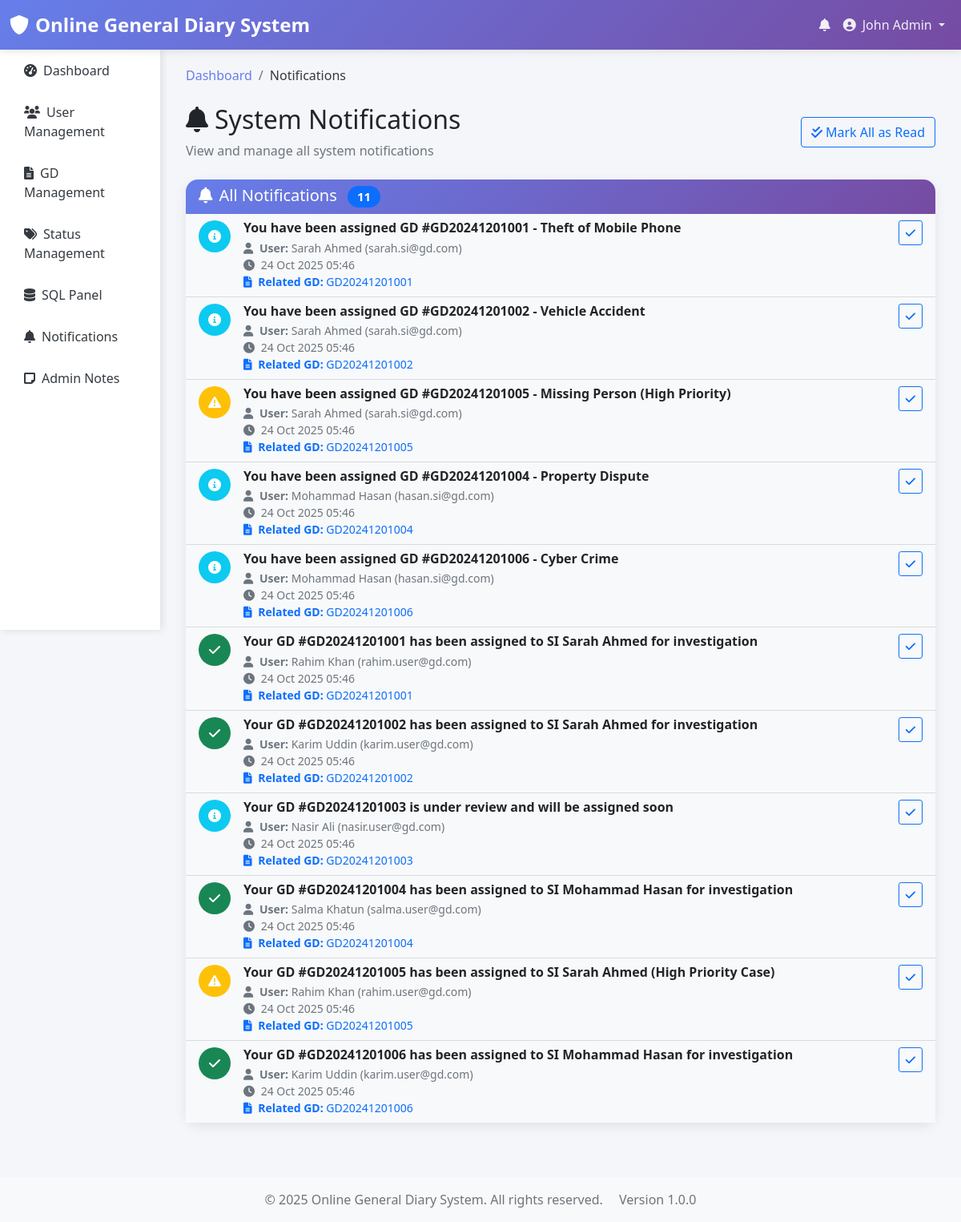
The page /admin/notifications.php (signed in) on the database its author committed.
### tables this page shows
CREATE TABLE IF NOT EXISTS users (
    user_id INT AUTO_INCREMENT PRIMARY KEY,
    f_name VARCHAR(50) NOT NULL,
    l_name VARCHAR(50) NOT NULL,
    email VARCHAR(100) UNIQUE NOT NULL,
    password VARCHAR(255) NOT NULL,
    phone VARCHAR(20),
    nid VARCHAR(20) UNIQUE,
    address TEXT,
    role ENUM('admin', 'si', 'user') NOT NULL DEFAULT 'user',
    is_active BOOLEAN DEFAULT TRUE,
    created_at TIMESTAMP DEFAULT CURRENT_TIMESTAMP,
    updated_at TIMESTAMP DEFAULT CURRENT_TIMESTAMP ON UPDATE CURRENT_TIMESTAMP,
    INDEX idx_email (email),
    INDEX idx_role (role),
    INDEX idx_nid (nid)
);

CREATE TABLE IF NOT EXISTS notifications (
    notif_id INT AUTO_INCREMENT PRIMARY KEY,
    user_id INT NOT NULL,
    gd_id INT NULL,
    message TEXT NOT NULL,
    type ENUM('info', 'warning', 'success', 'error') DEFAULT 'info',
    is_read BOOLEAN DEFAULT FALSE,
    created_at TIMESTAMP DEFAULT CURRENT_TIMESTAMP,
    FOREIGN KEY (user_id) REFERENCES users(user_id) ON DELETE CASCADE,
    FOREIGN KEY (gd_id) REFERENCES gds(gd_id) ON DELETE CASCADE,
    INDEX idx_user_id (user_id),
    INDEX idx_gd_id (gd_id),
    INDEX idx_is_read (is_read),
    INDEX idx_created_at (created_at)
);

CREATE TABLE IF NOT EXISTS gds (
    gd_id INT AUTO_INCREMENT PRIMARY KEY,
    gd_number VARCHAR(20) UNIQUE NOT NULL,
    user_id INT NOT NULL,
    status_id INT NOT NULL,
    assigned_si_id INT NULL,  
    subject VARCHAR(200) NOT NULL,
    description TEXT NOT NULL,
    incident_date DATE NOT NULL,
    incident_time TIME NOT NULL,
    location VARCHAR(200) NOT NULL,
    created_at TIMESTAMP DEFAULT CURRENT_TIMESTAMP,
    updated_at TIMESTAMP DEFAULT CURRENT_TIMESTAMP ON UPDATE CURRENT_TIMESTAMP,
    FOREIGN KEY (user_id) REFERENCES users(user_id) ON DELETE CASCADE,
    FOREIGN KEY (status_id) REFERENCES gd_statuses(status_id) ON DELETE RESTRICT,
    FOREIGN KEY (assigned_si_id) REFERENCES users(user_id) ON DELETE SET NULL,
    INDEX idx_gd_number (gd_number),
    INDEX idx_user_id (user_id),
    INDEX idx_status_id (status_id),
    INDEX idx_assigned_si_id (assigned_si_id),
    INDEX idx_incident_date (incident_date),
    INDEX idx_created_at (created_at)
);

### includes/auth.php (called while the page is built, shortened)
<?php
$projectRoot = dirname(__DIR__);
require_once $projectRoot . '/config/config.php';
require_once $projectRoot . '/config/db.php';
function isLoggedIn() {
    return isset($_SESSION['user_id']) && !empty($_SESSION['user_id']);
}
function getCurrentUser() {
    $sql = "SELECT * FROM users WHERE user_id = ? AND is_active = 1";
    return fetchRow($sql, [$_SESSION['user_id']]);
}

### config/db.php (called while the page is built, shortened)
<?php
class Database {
    private $host = 'localhost';
    private $db_name = 'online_gd_system';
    private $username = 'root';
    private $password = '';
    private $charset = 'utf8mb4';
    public function getConnection() {
        $this->pdo = null;
        try {
            $dsn = "mysql:host=" . $this->host . ";dbname=" . $this->db_name . ";charset=" . $this->charset;
            $options = [
                PDO::ATTR_ERRMODE            => PDO::ERRMODE_EXCEPTION,
                PDO::ATTR_DEFAULT_FETCH_MODE => PDO::FETCH_ASSOC,
                PDO::ATTR_EMULATE_PREPARES   => false,
                PDO::MYSQL_ATTR_INIT_COMMAND => "SET NAMES utf8mb4"
            ];
            $this->pdo = new PDO($dsn, $this->username, $this->password, $options);
        } catch(PDOException $exception) {
            error_log("Database connection error: " . $exception->getMessage());
            die("Database connection failed. Please check your configuration.");
        }
        return $this->pdo;
        return $this->pdo;
    }
}
$database = new Database();
$pdo = $database->getConnection();
function executeQuery($sql, $params = []) {
    global $pdo;
    try {
        $stmt = $pdo->prepare($sql);
        $stmt->execute($params);
        return $stmt;
    } catch(PDOException $e) {
        error_log("Query execution error: " . $e->getMessage());
        return false;
    }
}
function fetchRow($sql, $params = []) {
    $stmt = executeQuery($sql, $params);
    return $stmt ? $stmt->fetch() : false;
}
function fetchAll($sql, $params = []) {
    $stmt = executeQuery($sql, $params);
    return $stmt ? $stmt->fetchAll() : false;
}

### config/config.php (called while the page is built, shortened)
<?php
function formatDateTime($datetime, $format = 'd M Y H:i') {
    return date($format, strtotime($datetime));
}

### admin/notifications.php (the view, shortened to what this page needs)
<?php
require_once '../config/config.php';
require_once '../includes/auth.php';
$sql = "SELECT n.*, u.f_name, u.l_name, u.email, g.gd_number
        FROM notifications n
        LEFT JOIN users u ON n.user_id = u.user_id
        LEFT JOIN gds g ON n.gd_id = g.gd_id
        ORDER BY n.created_at DESC
        LIMIT 100";
$notifications = fetchAll($sql);
?>
<?php include '../header.php'; ?>
<nav aria-label="breadcrumb" class="mb-4">
    <ol class="breadcrumb">
        <li class="breadcrumb-item"><a href="dashboard.php">Dashboard</a></li>
        <li class="breadcrumb-item active" aria-current="page">Notifications</li>
    </ol>
</nav>
<div class="row mb-4">
    <div class="col-12">
        <div class="d-flex justify-content-between align-items-center">
            <div>
                <h2><i class="fas fa-bell me-2"></i>System Notifications</h2>
                <p class="text-muted mb-0">View and manage all system notifications</p>
            </div>
            <div>
                <form method="POST" class="d-inline">
                    <button type="submit" class="btn btn-outline-primary" onclick="return confirm('Mark all notifications as read?')">
                        <i class="fas fa-check-double me-1"></i>Mark All as Read
                    </button>
                </form>
            </div>
        </div>
    </div>
</div>
<div class="card">
    <div class="card-header">
        <h5 class="mb-0">
            <i class="fas fa-bell me-2"></i>All Notifications
            <span class="badge bg-primary ms-2"><?php echo count($notifications); ?></span>
        </h5>
    </div>
    <div class="card-body p-0">
        <?php if (!empty($notifications)): ?>
            <div class="list-group list-group-flush">
                <?php foreach ($notifications as $notification): ?>
                    <div class="list-group-item <?php echo $notification['is_read'] ? '' : 'bg-light'; ?>">
                        <div class="d-flex align-items-start">
                            <div class="flex-shrink-0 me-3">
                                <div class="bg-<?php
                                    switch($notification['type']) {
                                        case 'success': echo 'success'; break;
                                        case 'warning': echo 'warning'; break;
                                        default: echo 'info';
                                    }
                                ?> rounded-circle d-flex align-items-center justify-content-center" style="width: 40px; height: 40px;">
                                    <i class="fas fa-<?php
                                        switch($notification['type']) {
                                            case 'success': echo 'check'; break;
                                            case 'warning': echo 'exclamation-triangle'; break;
                                            default: echo 'info-circle';
                                        }
                                    ?> text-white"></i>
                                </div>
                            </div>
                            <div class="flex-grow-1">
                                <div class="d-flex justify-content-between align-items-start">
                                    <div>
                                        <h6 class="mb-1 <?php echo $notification['is_read'] ? '' : 'fw-bold'; ?>">
                                            <?php echo htmlspecialchars($notification['message']); ?>
                                        </h6>
                                        <div class="text-muted small">
                                            <i class="fas fa-user me-1"></i>
                                            <strong>User:</strong> <?php echo htmlspecialchars($notification['f_name'] . ' ' . $notification['l_name']); ?>
                                            (<?php echo htmlspecialchars($notification['email']); ?>)
                                        </div>
                                        <div class="text-muted small">
                                            <i class="fas fa-clock me-1"></i>
                                            <?php echo formatDateTime($notification['created_at']); ?>
                                        </div>
                                        <?php if ($notification['gd_id']): ?>
                                            <div class="text-primary small">
                                                <i class="fas fa-file-alt me-1"></i>
                                                <strong>Related GD:</strong> <?php echo htmlspecialchars($notification['gd_number']); ?>
                                            </div>
                                        <?php endif; ?>
                                    </div>
                                    <div class="flex-shrink-0">
                                        <?php if (!$notification['is_read']): ?>
                                            <form method="POST" class="d-inline">
                                                <button type="submit" class="btn btn-sm btn-outline-primary" title="Mark as read">
                                                    <i class="fas fa-check"></i>
                                                </button>
                                            </form>
                                        <?php endif; ?>
                                    </div>
                                </div>
                            </div>
                        </div>
                    </div>
                <?php endforeach; ?>
            </div>
        <?php endif; ?>
    </div>
</div>
<?php include '../footer.php'; ?>

### header.php (shortened to what this page needs)
<?php
$currentUser = getCurrentUser();
?>
<!DOCTYPE html>
<html lang="en">
<head>
    <link href="https://cdn.jsdelivr.net/npm/bootstrap@5.1.3/dist/css/bootstrap.min.css" rel="stylesheet">
    <link href="https://cdnjs.cloudflare.com/ajax/libs/font-awesome/6.0.0/css/all.min.css" rel="stylesheet">
</head>
<body>
    <nav class="navbar navbar-expand-lg navbar-dark">
        <div class="container-fluid">
            <a class="navbar-brand" href="<?php echo APP_URL; ?>">
                <i class="fas fa-shield-alt me-2"></i><?php echo APP_NAME; ?>
            </a>
            <div class="collapse navbar-collapse" id="navbarNav">
                <ul class="navbar-nav ms-auto">
                    <?php if ($currentUser): ?>
                        <li class="nav-item dropdown">
                            <a class="nav-link position-relative" href="#" id="notificationDropdown" role="button" data-bs-toggle="dropdown">
                                <i class="fas fa-bell"></i>
                            </a>
                        </li>
                        <li class="nav-item dropdown">
                            <a class="nav-link dropdown-toggle" href="#" id="userDropdown" role="button" data-bs-toggle="dropdown">
                                <i class="fas fa-user-circle me-2"></i><?php echo htmlspecialchars($currentUser['f_name'] . ' ' . $currentUser['l_name']); ?>
                            </a>
                        </li>
                    <?php endif; ?>
                </ul>
            </div>
        </div>
    </nav>
    <div class="container-fluid">
        <div class="row">
            <?php if ($currentUser): ?>
                <div class="col-md-3 col-lg-2 p-0">
                    <div class="sidebar">
                        <nav class="nav flex-column">
                            <?php
                            $currentRole = $currentUser['role'];
                            $currentPage = basename($_SERVER['PHP_SELF'], '.php');
                            $menuItems = [];
                            if ($currentRole === 'admin') {
                                $menuItems = [
                                    ['dashboard.php', 'fas fa-tachometer-alt', 'Dashboard'],
                                    ['users.php', 'fas fa-users', 'User Management'],
                                    ['gd_management.php', 'fas fa-file-alt', 'GD Management'],
                                    ['status_management.php', 'fas fa-tags', 'Status Management'],
                                    ['sql_panel.php', 'fas fa-database', 'SQL Panel'],
                                    ['notifications.php', 'fas fa-bell', 'Notifications'],
                                    ['admin_notes.php', 'fas fa-sticky-note', 'Admin Notes']
                                ];
                            } elseif ($currentRole === 'si') {
                                $menuItems = [
                                    ['dashboard.php', 'fas fa-tachometer-alt', 'Dashboard'],
                                    ['assigned_gds.php', 'fas fa-tasks', 'Assigned GDs'],
                                    ['notifications.php', 'fas fa-bell', 'Notifications']
                                ];
                            }
                            foreach ($menuItems as $item):
                                $isActive = ($item[0] === $currentPage) ? 'active' : '';
                            ?>
                                <a class="nav-link <?php echo $isActive; ?>" href="<?php echo APP_URL; ?>/<?php echo $currentRole; ?>/<?php echo $item[0]; ?>">
                                    <i class="<?php echo $item[1]; ?> me-2"></i><?php echo $item[2]; ?>
                                </a>
                            <?php endforeach; ?>
                        </nav>
                    </div>
                </div>
                <div class="col-md-9 col-lg-10">
                    <div class="main-content">
            <?php else: ?>
                <div class="col-12">
                    <div class="main-content">
            <?php endif; ?>

### header.php (style rules this page uses)
:root { --primary-color: #667eea; --secondary-color: #764ba2; --success-color: #28a745; --danger-color: #dc3545; --warning-color: #ffc107; --info-color: #17a2b8; --light-color: #f8f9fa; --dark-color: #343a40; }
body { font-family: 'Segoe UI', Tahoma, Geneva, Verdana, sans-serif; background-color: #f5f6fa; }
.navbar { background: linear-gradient(135deg, var(--primary-color) 0%, var(--secondary-color) 100%); box-shadow: 0 2px 10px rgba(0,0,0,0.1); }
.navbar-brand { font-weight: 700; font-size: 1.5rem; }
.navbar-nav .nav-link { color: rgba(255,255,255,0.9) !important; font-weight: 500; transition: all 0.3s ease; }
.sidebar { background: white; box-shadow: 2px 0 10px rgba(0,0,0,0.1); min-height: calc(100vh - 76px); }
.sidebar .nav-link { color: var(--dark-color); padding: 12px 20px; border-radius: 8px; margin: 2px 10px; transition: all 0.3s ease; }
.main-content { padding: 20px; }
.card { border: none; border-radius: 15px; box-shadow: 0 5px 15px rgba(0,0,0,0.08); transition: all 0.3s ease; }
.card-header { background: linear-gradient(135deg, var(--primary-color) 0%, var(--secondary-color) 100%); color: white; border-radius: 15px 15px 0 0 !important; border: none; }
.badge { border-radius: 20px; padding: 6px 12px; }
.breadcrumb { background: none; padding: 0; }
.breadcrumb-item a { color: var(--primary-color); text-decoration: none; }
.breadcrumb-item.active { color: var(--dark-color); }

### rows shown on the page
users: f_name+l_name "John Admin"
notifications: message "You have been assigned GD #GD20241201001 - Theft of Mobile Phone", user.l_name "Sarah Ahmed", user.email "sarah.si@gd.com", created_at "24 Oct 2025 05:46", gd.gd_number "GD20241201001"
notifications: message "You have been assigned GD #GD20241201002 - Vehicle Accident", user.l_name "Sarah Ahmed", user.email "sarah.si@gd.com", created_at "24 Oct 2025 05:46", gd.gd_number "GD20241201002"
notifications: message "You have been assigned GD #GD20241201005 - Missing Person (High Priority)", user.l_name "Sarah Ahmed", user.email "sarah.si@gd.com", created_at "24 Oct 2025 05:46", gd.gd_number "GD20241201005"
notifications: message "You have been assigned GD #GD20241201004 - Property Dispute", user.l_name "Mohammad Hasan", user.email "hasan.si@gd.com", created_at "24 Oct 2025 05:46", gd.gd_number "GD20241201004"
notifications: message "You have been assigned GD #GD20241201006 - Cyber Crime", user.l_name "Mohammad Hasan", user.email "hasan.si@gd.com", created_at "24 Oct 2025 05:46", gd.gd_number "GD20241201006"
notifications: message "Your GD #GD20241201001 has been assigned to SI Sarah Ahmed for investigation", user.l_name "Rahim Khan", user.email "rahim.user@gd.com", created_at "24 Oct 2025 05:46", gd.gd_number "GD20241201001"
notifications: message "Your GD #GD20241201002 has been assigned to SI Sarah Ahmed for investigation", user.l_name "Karim Uddin", user.email "karim.user@gd.com", created_at "24 Oct 2025 05:46", gd.gd_number "GD20241201002"
notifications: message "Your GD #GD20241201003 is under review and will be assigned soon", user.l_name "Nasir Ali", user.email "nasir.user@gd.com", created_at "24 Oct 2025 05:46", gd.gd_number "GD20241201003"
notifications: message "Your GD #GD20241201004 has been assigned to SI Mohammad Hasan for investigation", user.l_name "Salma Khatun", user.email "salma.user@gd.com", created_at "24 Oct 2025 05:46", gd.gd_number "GD20241201004"
notifications: message "Your GD #GD20241201005 has been assigned to SI Sarah Ahmed (High Priority Case)", user.l_name "Rahim Khan", user.email "rahim.user@gd.com", created_at "24 Oct 2025 05:46", gd.gd_number "GD20241201005"
notifications: message "Your GD #GD20241201006 has been assigned to SI Mohammad Hasan for investigation", user.l_name "Karim Uddin", user.email "karim.user@gd.com", created_at "24 Oct 2025 05:46", gd.gd_number "GD20241201006"

### other values the page prints
APP_NAME "Online General Diary System"
$item[2] "Dashboard"
$item[2] "User Management"
$item[2] "GD Management"
$item[2] "Status Management"
$item[2] "SQL Panel"
$item[2] "Notifications"
$item[2] "Admin Notes"
count($notifications) "11"
APP_VERSION "1.0.0"
